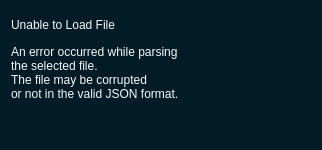
<?xml version="1.0" encoding="UTF-8"?>
<ui version="4.0">
 <class>Dialog</class>
 <widget class="QDialog" name="Dialog">
  <property name="geometry">
   <rect>
    <x>0</x>
    <y>0</y>
    <width>322</width>
    <height>150</height>
   </rect>
  </property>
  <property name="windowTitle">
   <string>Error</string>
  </property>
  <property name="styleSheet">
   <string notr="true">QDialog {
    background-color: #011C26; 
}

QWidget {	
	font: 13pt &quot;Helvetica&quot;;
    color: #F9F9F9;
}

QLabel[class=label] {	
	font: 10pt;
    color: #F9F9F9;
}

QWidget[class=container] {	
    background: #042F40;
	border-radius: 10pxx
}

QLabel[class=hint] {
	color: #799582;
}

QLabel[class=title] {
	font: 700 24pt;
}

QLineEdit{
	background-color: #011C26;
	border: none;
	border-radius: 6px;
	
}

/* --- Main Box --- */
QComboBox {
    background-color: #011C26;
    border: none;
    border-radius: 6px;
    padding: 5px 10px;
    color: #F9F9F9;
    /* This helps selection color in some styles */
    selection-background-color: #011C26; 
}

/* --- The Dropdown Frame --- */
/* We target QListView specifically to override Mac defaults */
QComboBox QListView {
    background-color: #011C26;
    border: 1px solid #042F40; /* Your custom border */
    outline: 0px; /* Removes the dotted/blue focus line */
    padding: 0px;
}



/* --- The Arrow Button Area --- */
QComboBox::drop-down {
    subcontrol-origin: padding;
    subcontrol-position: top right;
    width: 24px;
    border-left: 1px solid #042F40; /* Optional: adds a separator */
    border-top-right-radius: 6px;
    border-bottom-right-radius: 6px;
}

QComboBox::down-arrow {
    image: url(:/icons/icons/down.svg);
    width: 10px;
    height: 10px;
}

/* --- Main Spinbox Styling (Applies to both) --- */
QSpinBox, QDoubleSpinBox {
    background-color: #011C26;
    border: none;
    border-radius: 6px;
    color: #F9F9F9;
    padding: 5px 10px;
    padding-right: 15px; 
}

/* --- The Button Container Areas --- */
QSpinBox::up-button, QDoubleSpinBox::up-button {
    subcontrol-origin: border;
    subcontrol-position: top right;
    width: 25px;
    
    border-left: 1px solid #042F40;
    border-top-right-radius: 6px;
    border-bottom: 1px solid #042F40;
    
    background-color: #011C26;
}

QSpinBox::down-button, QDoubleSpinBox::down-button {
    subcontrol-origin: border;
    subcontrol-position: bottom right;
    width: 25px;
    
    border-left: 1px solid #042F40;
    border-bottom-right-radius: 6px;
    
    background-color: #011C26;
}

/* --- Hover Effects --- */
QSpinBox::up-button:hover, QDoubleSpinBox::up-button:hover,
QSpinBox::down-button:hover, QDoubleSpinBox::down-button:hover, QComboBox::drop-down:hover {
    background-color: #042F40;
}

/* --- The Arrow Icons --- */
/* (Assuming you are using the CSS Arrow hack from before. 
   If using images, replace these with your image: url(...) code) */

QSpinBox::up-arrow, QDoubleSpinBox::up-arrow {
    image: url(:/icons/icons/up.svg); /* You need to create this file */
    width: 10px;
    height: 10px;
}

QSpinBox::down-arrow, QDoubleSpinBox::down-arrow {
    image: url(:/icons/icons/down.svg); /* You need to create this file */
    width: 10px;
    height: 10px;
}

QToolButton {
    background-color: #032F40; 
    border-radius: 16px;       
    border: none;
    text-align: center;
}

QToolButton:hover {
    background-color: #314250; 
}

QToolButton:pressed {
    background-color: #032F40;
}

QPushButton {
	color: #011C26;
	border-radius: 16px;
}

QPushButton#b_cancel {
	background-color: #042F40;
	color: #F9F9F9
}

QPushButton#b_delete {
	background-color: #D97855
}</string>
  </property>
  <layout class="QVBoxLayout" name="verticalLayout">
   <item>
    <widget class="QLabel" name="l_titel">
     <property name="text">
      <string>Unable to Load File</string>
     </property>
     <property name="class" stdset="0">
      <string>title</string>
     </property>
    </widget>
   </item>
   <item>
    <widget class="QLabel" name="l_content">
     <property name="text">
      <string>An error occurred while parsing  the selected file.  The file may be corrupted  or not in the valid JSON format.</string>
     </property>
    </widget>
   </item>
   <item>
    <layout class="QHBoxLayout" name="horizontalLayout">
     <item>
      <spacer name="horizontalSpacer">
       <property name="orientation">
        <enum>Qt::Orientation::Horizontal</enum>
       </property>
       <property name="sizeHint" stdset="0">
        <size>
         <width>40</width>
         <height>20</height>
        </size>
       </property>
      </spacer>
     </item>
     <item>
      <widget class="QPushButton" name="b_close">
       <property name="sizePolicy">
        <sizepolicy hsizetype="Preferred" vsizetype="Fixed">
         <horstretch>0</horstretch>
         <verstretch>0</verstretch>
        </sizepolicy>
       </property>
       <property name="minimumSize">
        <size>
         <width>141</width>
         <height>32</height>
        </size>
       </property>
       <property name="maximumSize">
        <size>
         <width>141</width>
         <height>32</height>
        </size>
       </property>
       <property name="text">
        <string>Close</string>
       </property>
       <property name="icon">
        <iconset resource="resources.qrc">
         <normaloff>:/icons/icons/Cancel.svg</normaloff>:/icons/icons/Cancel.svg</iconset>
       </property>
      </widget>
     </item>
    </layout>
   </item>
  </layout>
 </widget>
 <resources>
  <include location="resources.qrc"/>
 </resources>
 <connections>
  <connection>
   <sender>b_close</sender>
   <signal>clicked()</signal>
   <receiver>Dialog</receiver>
   <slot>accept()</slot>
   <hints>
    <hint type="sourcelabel">
     <x>236</x>
     <y>121</y>
    </hint>
    <hint type="destinationlabel">
     <x>252</x>
     <y>200</y>
    </hint>
   </hints>
  </connection>
 </connections>
</ui>
